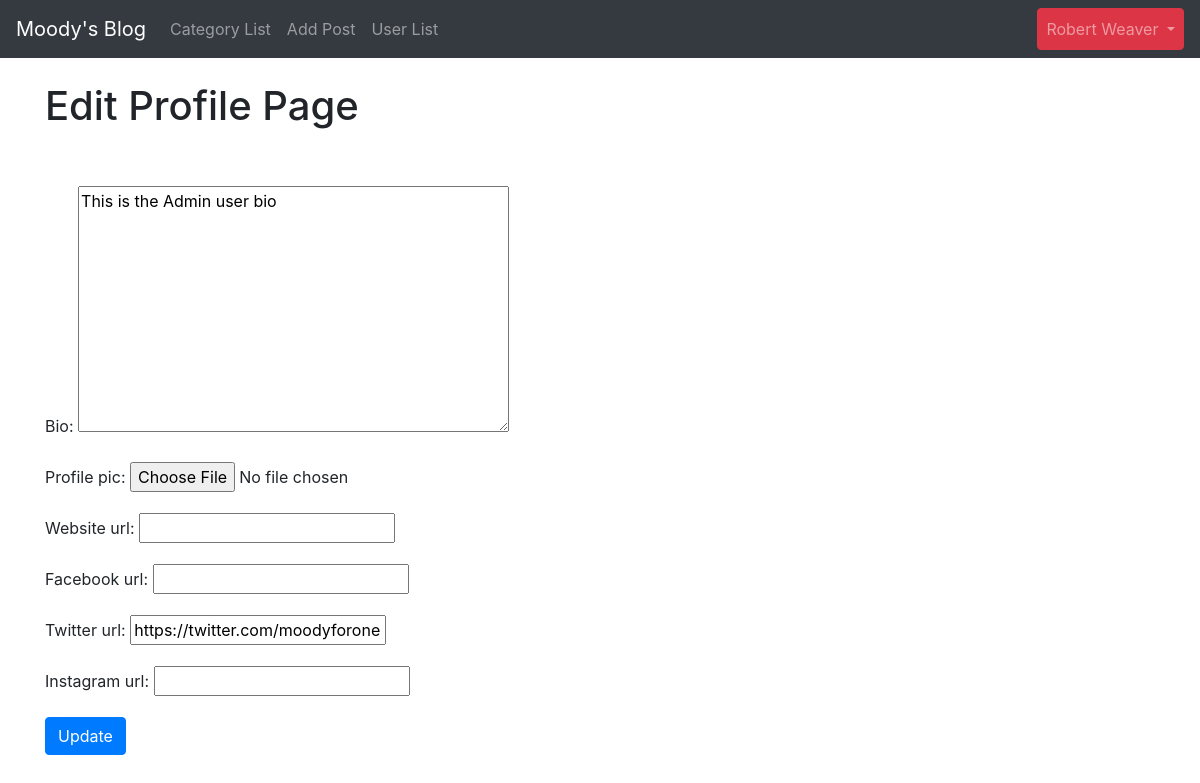
Page /members/1/edit_profile_page/ (signed in) on the committed database.
### theblog/models.py (models this page shows, shortened)
class Profile(models.Model):
    user = models.OneToOneField(User, null=True, on_delete=models.CASCADE)
    bio = models.TextField()
    profile_pic = models.ImageField(null=True, blank=True, upload_to='images/profile_pics/')
    website_url = models.CharField(max_length=255, null=True, blank=True)
    facebook_url = models.CharField(max_length=255, null=True, blank=True)
    twitter_url = models.CharField(max_length=255, null=True, blank=True)
    instagram_url = models.CharField(max_length=255, null=True, blank=True)

### members/views.py (the view)
# urls.py: path('<int:pk>/edit_profile_page/', EditProfilePageView.as_view(), name='edit_profile_page'),
class EditProfilePageView(generic.UpdateView):
    model = Profile
    template_name = 'registration/edit_profile_page.html'
    success_url = reverse_lazy('home')
    fields = ['bio', 'profile_pic', 'website_url', 'facebook_url', 'twitter_url', 'instagram_url']

### members/templates/registration/edit_profile_page.html (shortened to what this page needs)
{% extends 'base.html' %}
{% block content %}
{% if user.is_authenticated %}
    {% if user.id == profile.user.id %}
        <h1>Edit Profile Page</h1>
        <br/><br/>
        <div class="form_group">
            <form method="POST" enctype="multipart/form-data">
                {{ form.as_p }}
                <button class="btn btn-primary">Update</button>
            </form>
        </div>
    {% else %}
        <h1>You are not allowed to edit this profile</h1>
    {% endif %}
{% else %}
    <h1>Please Login</h1>
{% endif %}
{% endblock %}

### theblog/templates/base.html (shortened to what this page needs)
<!doctype html>
{% load static %}
<html lang="en">
  <head>
    <link rel="stylesheet" href="https://stackpath.bootstrapcdn.com/bootstrap/4.4.1/css/bootstrap.min.css">
  </head>
  <body>
    <nav class="navbar navbar-expand-lg navbar-dark bg-dark">
      <a class="navbar-brand" href="{% url 'home' %}">Moody's Blog</a>
      <div class="collapse navbar-collapse" id="navbarSupportedContent">
        <ul class="navbar-nav mr-auto">
          {% if cat_menu %}
          <li class="nav-item dropdown">
            <a class="nav-link dropdown-toggle" href="#" id="navbarDropdown" role="button" data-toggle="dropdown" aria-haspopup="true" aria-expanded="false">
              Categories
            </a>
            <div class="dropdown-menu" aria-labelledby="navbarDropdown">
              {% for item in cat_menu %}
                <a class="dropdown-item" href="{% url 'category' item|slugify %}">{{ item }}</a>
              {% endfor %}
              <div class="dropdown-divider">
              </div>
              <a class="dropdown-item" href="{% url 'add_category' %}">Add Category</a>
            </div>
          </li>
          {% else %}
            <li class="nav-item">
              <a class="nav-link" href="{% url 'category-list' %}">Category List</a>
            </li>
          {% endif %}
          {% if user.is_authenticated %}
            <li class="nav-item">
              <a class="nav-link" href="{% url 'add_post' %}">Add Post</a>
            </li>
            {% if user.is_superuser %}
              <li class="nav-item">
                <a class="nav-link" href="{% url 'user_list' %}">User List</a>
              </li>
            {% endif %}
          {% endif %}
        </ul>
        {% if user.is_authenticated %}
          {% if user.profile.id %}
          <ul class="navbar-nav ml-auto">
            {% if user.is_superuser %}
              <li class="nav-item dropdown">
                <a class="nav-link dropdown-toggle btn btn-danger my-2 my-sm-0" href="#" id="navbarDropdown" role="button" data-toggle="dropdown" aria-haspopup="true" aria-expanded="false">
                  {{ user.first_name }} {{ user.last_name }}
                </a>
            {% else %}
                <li class="nav-item dropdown">
                  <a class="nav-link dropdown-toggle" href="#" id="navbarDropdown" role="button" data-toggle="dropdown" aria-haspopup="true" aria-expanded="false">
                    {{ user.first_name }} {{ user.last_name }}
                  </a>
            {% endif %}
            </li>
          </ul>
          {% endif %}
        {% endif %}
      </div>
    </nav>
    <br/>
    <div class="container">
        {% block content %}
        {% endblock %}
    </div>
  </body>
</html>

### rows in the picture
Profile: bio "This is the Admin user bio", twitter_url "https://twitter.com/moodyforone"

### other values in the picture
{{ user.first_name }} "Robert"
{{ user.last_name }} "Weaver"
